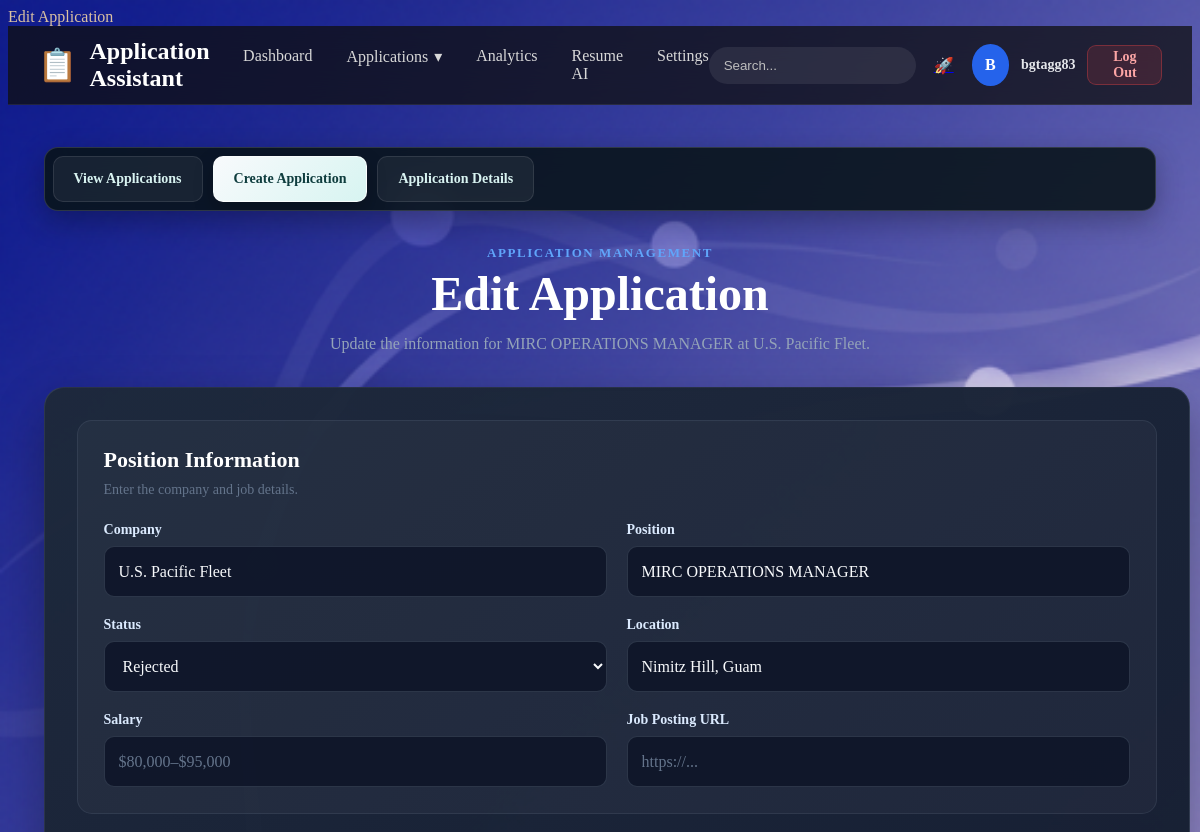
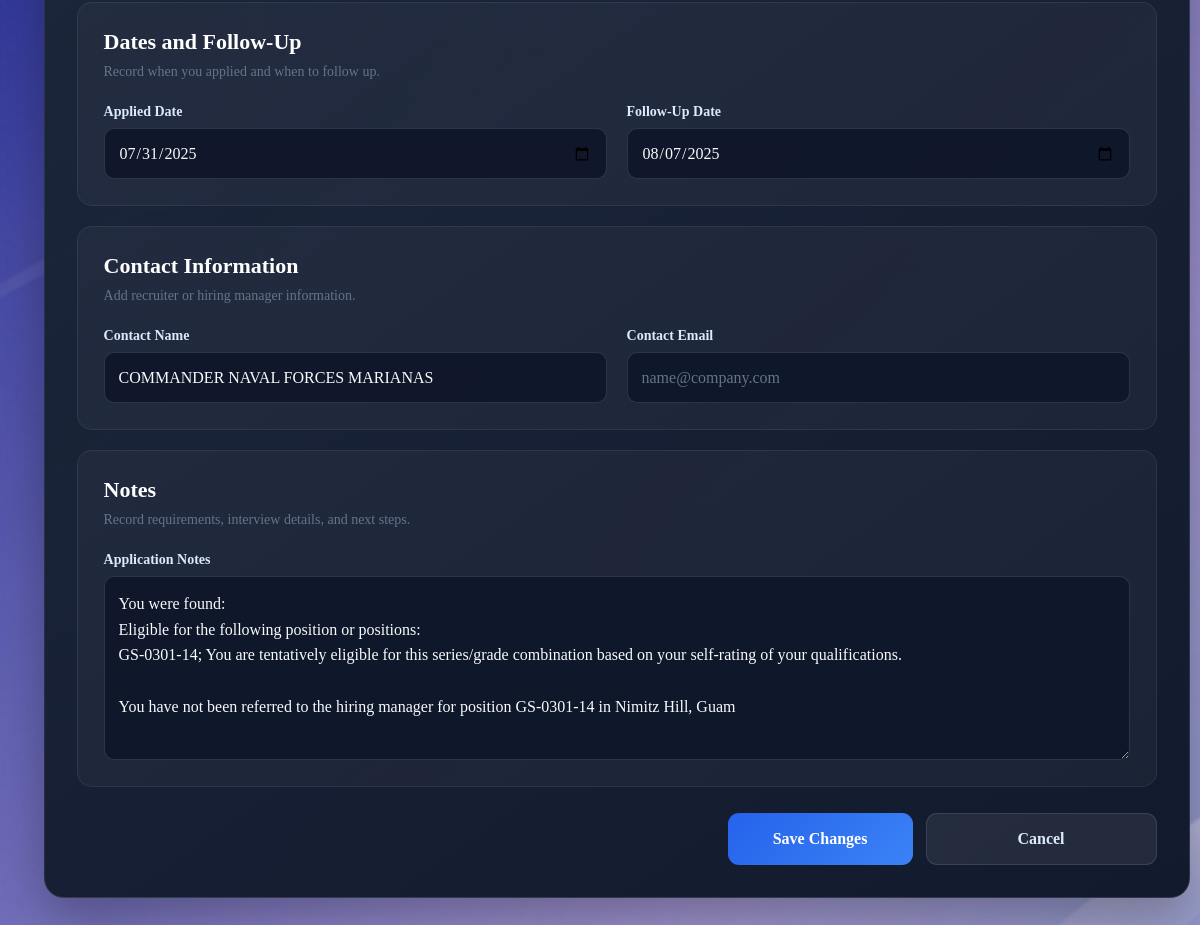
Page /applications/8/edit/ (signed in) on the committed database (2 pictures, top to bottom).
### applications/models.py (models this page shows, shortened)
class JobApplication(models.Model):
    STATUS_CHOICES = [
        ('saved', 'Saved'),
        ('applied', 'Applied'),
        ('screening', 'Screening'),
        ('interviewing', 'Interviewing'),
        ('offer', 'Offer'),
        ('rejected', 'Rejected'),
        ('accepted', 'Accepted'),
        ('withdrawn', 'Withdrawn'),
    ]
    user = models.ForeignKey(
        settings.AUTH_USER_MODEL,
        on_delete=models.CASCADE,
        related_name="job_applications",
    )
    company = models.CharField(
        max_length=150,
    )
    position = models.CharField(
        max_length=150,
    )
    status = models.CharField(
        max_length=20,
        choices=STATUS_CHOICES,
        default="saved",
    )
    location = models.CharField(
        max_length=150,
        blank=True,
    )
    job_url = models.URLField(
        max_length=500,
        blank=True,
    )
    contact_name = models.CharField(
        max_length=150,
        blank=True,
    )
    contact_email = models.EmailField(
        blank=True,
    )
    salary = models.CharField(
        max_length=100,
        blank=True,
    )
    applied_date = models.DateField(
        null=True,
        blank=True,
    )
    follow_up_date = models.DateField(
        null=True,
        blank=True,
    )
    notes = models.TextField(
        blank=True,
    )
    created_at = models.DateTimeField(
        auto_now_add=True,
    )
    updated_at = models.DateTimeField(
        auto_now=True,
    )
    class Meta:
        ordering = ["-created_at"]

### applications/views.py (the view)
class ApplicationUpdateView(
    LoginRequiredMixin,
    UpdateView,
):
    model = JobApplication
    form_class = JobApplicationForm
    template_name = (
        "applications/application_form.html"
    )
    def get_queryset(self):
        return JobApplication.objects.filter(
            user=self.request.user
        )

### templates/applications/application_form.html (shortened to what this page needs)
{% extends "base.html" %}
{% load static %}
{% block extra_css %}
    <link
    rel="stylesheet"
    href="{% static 'css/application-form.css' %}"
    >
    <link
    rel="stylesheet"
    href="{% static 'css/application-shared.css' %}"
    >
{% endblock %}
{% block content %}
<section class="application-page">
    <nav class="application-tabs">
        <a
            href="{% url 'applications:application-list' %}"
            class="application-tab"
        >
            View Applications
        </a>
        <a
            href="{% url 'applications:application-create' %}"
            class="application-tab active"
        >
            Create Application
        </a>
        {% if object %}
            <a
                href="{% url 'applications:application-detail' object.pk %}"
                class="application-tab"
            >
                Application Details
            </a>
        {% else %}
            <span class="application-tab disabled">
                Application Details
            </span>
        {% endif %}
    </nav>
    <header class="application-form-heading">
        <p class="application-eyebrow">
            Application management
        </p>
        {% if object %}
            <h1>Edit Application</h1>
            <p>
                Update the information for
                {{ object.position }} at {{ object.company }}.
            </p>
        {% else %}
            <h1>Create Application</h1>
            <p>
                Add a new opportunity and begin tracking its progress.
            </p>
        {% endif %}
    </header>
    <form
        method="post"
        class="job-application-form"
    >
        <section class="application-form-section">
            <div class="form-section-heading">
                <h2>Position Information</h2>
                <p>
                    Enter the company and job details.
                </p>
            </div>
            <div class="application-form-grid">
                <div class="application-form-field">
                    <label for="{{ form.company.id_for_label }}">
                        Company
                    </label>
                    {{ form.company }}
                </div>
                <div class="application-form-field">
                    <label for="{{ form.position.id_for_label }}">
                        Position
                    </label>
                    {{ form.position }}
                </div>
                <div class="application-form-field">
                    <label for="{{ form.status.id_for_label }}">
                        Status
                    </label>
                    {{ form.status }}
                </div>
                <div class="application-form-field">
                    <label for="{{ form.location.id_for_label }}">
                        Location
                    </label>
                    {{ form.location }}
                </div>
                <div class="application-form-field">
                    <label for="{{ form.salary.id_for_label }}">
                        Salary
                    </label>
                    {{ form.salary }}
                </div>
                <div class="application-form-field">
                    <label for="{{ form.job_url.id_for_label }}">
                        Job Posting URL
                    </label>
                    {{ form.job_url }}
                </div>
            </div>
        </section>
        <section class="application-form-section">
            <div class="form-section-heading">
                <h2>Dates and Follow-Up</h2>
                <p>
                    Record when you applied and when to follow up.
                </p>
            </div>
            <div class="application-form-grid">
                <div class="application-form-field">
                    <label for="{{ form.applied_date.id_for_label }}">
                        Applied Date
                    </label>
                    {{ form.applied_date }}
                </div>
                <div class="application-form-field">
                    <label for="{{ form.follow_up_date.id_for_label }}">
                        Follow-Up Date
                    </label>
                    {{ form.follow_up_date }}
                </div>
            </div>
        </section>
        <section class="application-form-section">
            <div class="form-section-heading">
                <h2>Contact Information</h2>
                <p>
                    Add recruiter or hiring manager information.
                </p>
            </div>
            <div class="application-form-grid">
                <div class="application-form-field">
                    <label for="{{ form.contact_name.id_for_label }}">
                        Contact Name
                    </label>
                    {{ form.contact_name }}
                </div>
                <div class="application-form-field">
                    <label for="{{ form.contact_email.id_for_label }}">
                        Contact Email
                    </label>
                    {{ form.contact_email }}
                </div>
            </div>
        </section>
        <section class="application-form-section">
            <div class="form-section-heading">
                <h2>Notes</h2>
                <p>
                    Record requirements, interview details, and next steps.
                </p>
            </div>
            <div class="application-form-field full-width-field">
                <label for="{{ form.notes.id_for_label }}">
                    Application Notes
                </label>
                {{ form.notes }}
            </div>
        </section>
        <div class="application-form-actions">
            <button
                type="submit"
                class="save-application-button"
            >
                {% if object %}
                    Save Changes
                {% else %}
                    Create Application
                {% endif %}
            </button>
            <a
                href="{% url 'applications:application-list' %}"
                class="cancel-application-button"
            >
                Cancel
            </a>
        </div>
    </form>
</section>
{% endblock %}

### templates/base.html (shortened to what this page needs)
{% load static %}
<!DOCTYPE html>
<html lang="en">
<head>
    <link rel="stylesheet" href="{% static 'css/styles.css' %}">
    <link rel="stylesheet" href="{% static 'css/navbar.css' %}">
    {% block extra_css %}
    {% endblock %}
</head>
<body>
    <header class="navbar">
        <div class="navbar-container">
            <a href="{% url 'applications:home' %}" class="logo">
                <span class="logo-icon">📋</span>
                <span>Application Assistant</span>
            </a>
            <nav class="nav-links">
                <a href="{% url 'applications:home' %}">
                    Dashboard
                </a>
                <div class="nav-dropdown">
                    <button
                        type="button"
                        class="dropdown-toggle"
                    >
                        Applications
                        <span>▾</span>
                    </button>
                </div>
                <a href="{% url 'applications:analytics' %}">
                    Analytics
                </a>
                <a href="{% url 'applications:resume-ai' %}">
                    Resume AI
                </a>
                <a href="{% url 'applications:settings' %}">
                    Settings
                </a>
            </nav>
            <div class="navbar-right">
                <input
                    type="search"
                    placeholder="Search..."
                    class="navbar-search"
                >
                <a href="{% url 'applications:register' %}" title="Register">
                    <span role="img" aria-label="Register">🚀</span>
                </a>
                {% if user.is_authenticated %}
                    <div class="user-menu">
                        <div class="avatar">
                            {{ user.username|first|upper }}
                        </div>
                        <span class="welcome-text">
                            {{ user.username }}
                        </span>
                        <form
                            action="{% url 'logout' %}"
                            method="post"
                            class="logout-form"
                        >
                            <button
                                type="submit"
                                class="logout-button"
                            >
                                Log Out
                            </button>
                        </form>
                    </div>
                {% else %}
                    <a
                        href="{% url 'login' %}" title="Log In">
                    <span role = "img" aria-label="Log In">🗝️</span>
                    </a>
                {% endif %}
            </div>
        </div>
    </header>
    <main>
        {% block content %}
        {% endblock %}
    </main>
</body>
</html>

### static/css/styles.css (style rules this page uses)
body { background-image: url('../images/background.png'); background-size: cover; color: rgb(218, 193, 162); }

### static/css/navbar.css (style rules this page uses)
.navbar { position:sticky; top:0; z-index:1000; backdrop-filter:blur(18px); -webkit-backdrop-filter:blur(18px); background:rgba(15,15,15,.75); border-bottom:1px solid rgba(255,255,255,.08); }
.navbar-container { width:min(1400px,95%); margin:auto; height:78px; display:flex; justify-content:space-between; align-items:center; }
.logo { display:flex; align-items:center; gap:12px; color:white; text-decoration:none; font-size:24px; font-weight:700; }
.logo-icon { font-size:32px; }
.nav-links { display:flex; gap:34px; }
.nav-links a { position:relative; color:#d8d8d8; text-decoration:none; font-weight:500; transition:.25s; }
.nav-links a::after { content:""; position:absolute; left:0; bottom:-8px; width:0; height:2px; background:#3b82f6; transition:.3s; }
.navbar-right { display:flex; align-items:center; gap:18px; }
.navbar-search { width:220px; padding:11px 15px; border:none; border-radius:999px; background:rgba(255,255,255,.08); color:white; }
.navbar-search::placeholder { color:#bdbdbd; }
.avatar { width:42px; height:42px; border-radius:50%; display:flex; justify-content:center; align-items:center; background:#2563eb; color:white; font-weight:700; transition:.25s; }
.user-menu { display: flex; align-items: center; gap: 12px; }
.welcome-text { color: #e5e7eb; font-size: 14px; font-weight: 600; }
.logout-form { margin: 0; }
.logout-button, .login-button { display: inline-flex; align-items: center; justify-content: center; min-height: 40px; padding: 0 16px; border: none; border-radius: 9px; font-family: inherit; font-size: 14px; font-weight: 700; text-decoration: none; cursor: pointer; transition: transform 0.2s ease, background-color 0.2s ease, box-shadow 0.2s ease; }
.logout-button { background: rgba(239, 68, 68, 0.14); color: #fca5a5; border: 1px solid rgba(239, 68, 68, 0.35); }
.nav-dropdown { position: relative; }
.dropdown-toggle { display: flex; align-items: center; gap: 6px; padding: 0; background: transparent; color: #d8d8d8; border: none; font-family: inherit; font-size: inherit; font-weight: 500; cursor: pointer; }

### static/css/application-shared.css (style rules this page uses)
.application-page { width: min(1400px, 94%); margin: 0 auto; padding: 42px 0 70px; color: #f8fafc; }
.application-eyebrow { margin: 0 0 7px; color: #60a5fa; font-size: 13px; font-weight: 800; letter-spacing: 0.12em; text-transform: uppercase; }
.application-tabs { display: flex; align-items: center; gap: 10px; margin-bottom: 28px; padding: 8px; overflow-x: auto; background: rgba(8, 20, 24, 0.88); border: 1px solid rgba(255, 255, 255, 0.14); border-radius: 14px; box-shadow: 0 10px 28px rgba(0, 0, 0, 0.28); backdrop-filter: blur(12px); -webkit-backdrop-filter: blur(12px); }
.application-tab { display: inline-flex; align-items: center; justify-content: center; flex: 0 0 auto; min-height: 44px; padding: 0 20px; background: rgba(255, 255, 255, 0.06); color: #d8f3f1; border: 1px solid rgba(255, 255, 255, 0.1); border-radius: 10px; font-size: 14px; font-weight: 750; text-decoration: none; white-space: nowrap; transition: background-color 0.2s ease, color 0.2s ease, border-color 0.2s ease, transform 0.2s ease, box-shadow 0.2s ease; }
.application-tab.active { background: linear-gradient( 135deg, #f8fafc, #d7f4f1 ); color: #0f3d3e; border-color: rgba(255, 255, 255, 0.7); box-shadow: 0 8px 20px rgba(0, 0, 0, 0.24); }

### rows in the picture
JobApplication: position "MIRC OPERATIONS MANAGER", company "U.S. Pacific Fleet", status "Rejected", location "Nimitz Hill, Guam", applied_date "07/31/2025", follow_up_date "08/07/2025", contact_name "COMMANDER NAVAL FORCES MARIANAS", notes "You were found: Eligible for the following position or positions: GS-0301-14; You are tentatively eligible for this series/grade combination based on your self-rating of your qualifications. You have not been referred to the hiring manager for position GS-0301-14 in Nimitz Hill, Guam"

### other values in the picture
{{ user.username|first|upper }} "B"
{{ user.username }} "bgtagg83"
